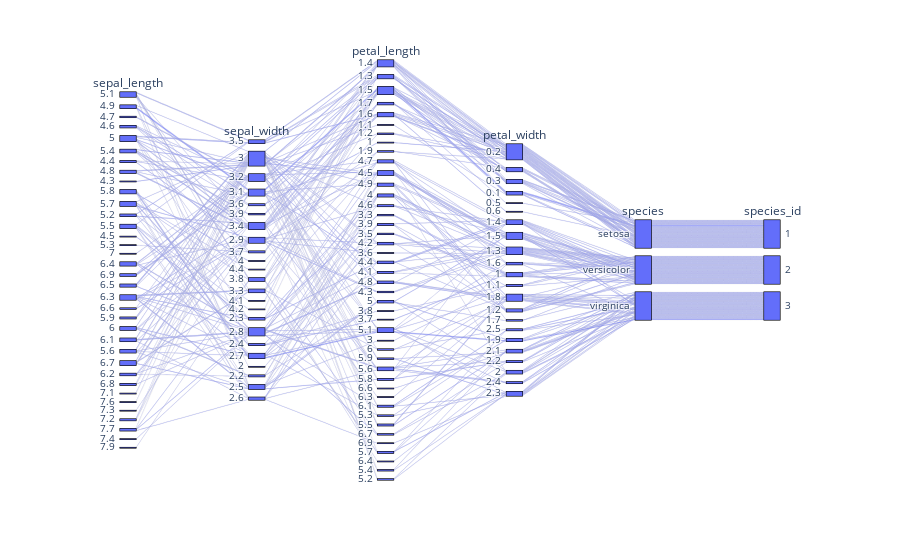

The notebook cell saved with this chart:
### Markdown cell above
Create plot with count of spieces.

### Code cell
fig_parr2 = px.parallel_categories(data_frame= data)
fig_parr2.show()

### Figure 1 — Plotly figure (JSON) as saved in the notebook; plotly's stock layout.template omitted (floating-point values rounded to 4 significant figures; data arrays with more than 128 entries replaced by an {"elided": "..."} marker saying what was removed)
{"data": [{"dimensions": [{"label": "sepal_length", "values": {"elided": "150 float values"}}, {"label": "sepal_width", "values": {"elided": "150 float values"}}, {"label": "petal_length", "values": {"elided": "150 float values"}}, {"label": "petal_width", "values": {"elided": "150 float values"}}, {"label": "species", "values": {"elided": "150 str values"}}, {"label": "species_id", "values": {"elided": "150 int values"}}], "domain": {"x": [0, 1], "y": [0, 1]}, "name": "", "type": "parcats"}], "layout": {"legend": {"tracegroupgap": 0}, "margin": {"t": 60}}}
